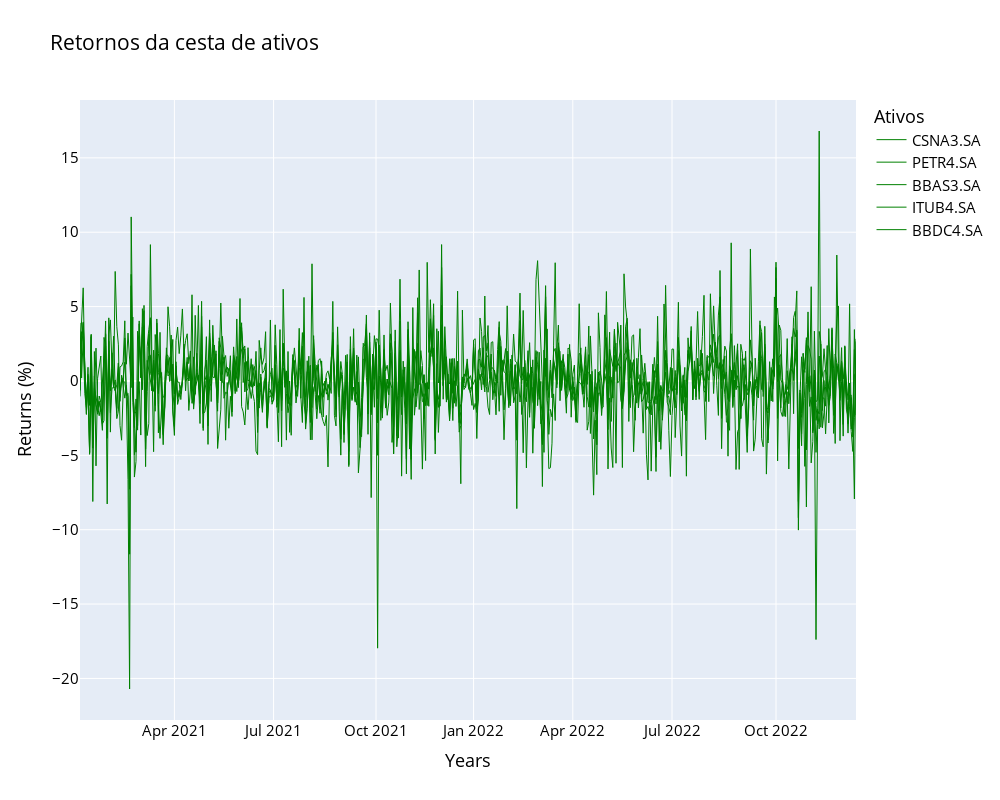

Source (notebook cell):
### Code cell
fig = make_subplots(rows = 1, cols = 1,
                    shared_xaxes = True,
                    vertical_spacing = 0.08)


for i in range(0, base_ativos.shape[1]):
    fig.add_trace(go.Scatter(x = base_ativos.index, y = base_ativos.iloc[:,i]*100
                         , name = base_ativos.columns[i], line = dict(color = "Green", width = 1))
              , row = 1, col = 1)


fig.update_layout(height = 800, width = 1000
                  , title_text = "Retornos da cesta de ativos"
                  , font_color = "blue"
                  , title_font_color = "black"
                  , xaxis_title = "Years"
                  , yaxis_title = "Returns (%)"
                  , legend_title = "Ativos"
                  , font = dict(size = 15, color = "Black")
                  , xaxis_rangeslider_visible = False
                  , showlegend = True
                 )
fig.update_layout(hovermode = "x")

# Code to exclude empty dates from the chart
dt_all = pd.date_range(start = base_ativos.index[0]
                       , end = base_ativos.index[-1]
                       , freq = "D")
dt_all_py = [d.to_pydatetime() for d in dt_all]
dt_obs_py = [d.to_pydatetime() for d in base_ativos.index]

dt_breaks = [d for d in dt_all_py if d not in dt_obs_py]

fig.update_xaxes(
    rangebreaks = [dict(values = dt_breaks)]
)

fig.show()

### Figure 1 — Plotly figure (JSON) as saved in the notebook; plotly's stock layout.template omitted (floating-point values rounded to 4 significant figures; data arrays with more than 128 entries replaced by an {"elided": "..."} marker saying what was removed)
{"data": [{"line": {"color": "Green", "width": 1}, "name": "CSNA3.SA", "type": "scatter", "x": {"elided": "486 str values"}, "xaxis": "x", "y": {"elided": "486 float values"}, "yaxis": "y"}, {"line": {"color": "Green", "width": 1}, "name": "PETR4.SA", "type": "scatter", "x": {"elided": "486 str values"}, "xaxis": "x", "y": {"elided": "486 float values"}, "yaxis": "y"}, {"line": {"color": "Green", "width": 1}, "name": "BBAS3.SA", "type": "scatter", "x": {"elided": "486 str values"}, "xaxis": "x", "y": {"elided": "486 float values"}, "yaxis": "y"}, {"line": {"color": "Green", "width": 1}, "name": "ITUB4.SA", "type": "scatter", "x": {"elided": "486 str values"}, "xaxis": "x", "y": {"elided": "486 float values"}, "yaxis": "y"}, {"line": {"color": "Green", "width": 1}, "name": "BBDC4.SA", "type": "scatter", "x": {"elided": "486 str values"}, "xaxis": "x", "y": {"elided": "486 float values"}, "yaxis": "y"}], "layout": {"font": {"color": "Black", "size": 15}, "height": 800, "hovermode": "x", "legend": {"title": {"text": "Ativos"}}, "showlegend": true, "title": {"font": {"color": "black"}, "text": "Retornos da cesta de ativos"}, "width": 1000, "xaxis": {"anchor": "y", "domain": [0, 1], "rangebreaks": [{"values": {"elided": "224 str values"}}], "rangeslider": {"visible": false}, "title": {"text": "Years"}}, "yaxis": {"anchor": "x", "domain": [0, 1], "title": {"text": "Returns (%)"}}}}
